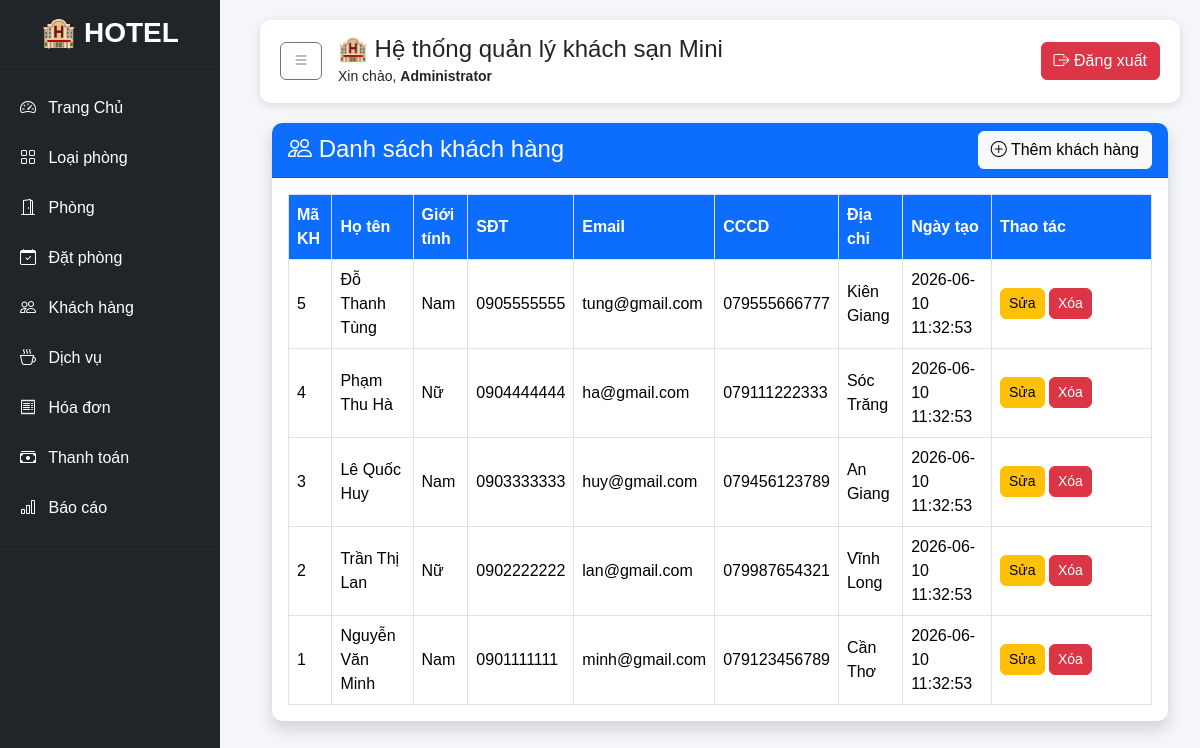
Screenshot of /modules/customers/index.php (signed in) with the database file from the repository.
### tables this page shows
CREATE TABLE customers (
    customer_id INT AUTO_INCREMENT PRIMARY KEY,
    full_name VARCHAR(100) NOT NULL,
    gender ENUM('Nam', 'Nữ', 'Khác'),
    phone VARCHAR(15),
    email VARCHAR(100),
    id_card VARCHAR(20),
    address TEXT,
    created_at DATETIME DEFAULT CURRENT_TIMESTAMP
);

### modules/customers/index.php (the view, shortened to what this page needs)
<?php
    include '../../config/database.php';
    include '../../includes/header.php';
    $sql = "SELECT * FROM customers ORDER BY customer_id DESC";
    $result = mysqli_query($conn, $sql);
?>
<div class="container-fluid">
    <div class="card shadow">
        <div class="card-header bg-primary text-white d-flex justify-content-between align-items-center">
            <h4 class="mb-0">
                <i class="bi bi-people"></i>
                Danh sách khách hàng
            </h4>
            <a href="create.php" class="btn btn-light">
                <i class="bi bi-plus-circle"></i>
                Thêm khách hàng
            </a>
        </div>
        <div class="card-body">
            <div class="table-responsive">
                <table class="table table-bordered table-hover align-middle">
                    <thead>
                        <tr>
                            <th>Mã KH</th>
                            <th>Họ tên</th>
                            <th>Giới tính</th>
                            <th>SĐT</th>
                            <th>Email</th>
                            <th>CCCD</th>
                            <th>Địa chỉ</th>
                            <th>Ngày tạo</th>
                            <th width="160">Thao tác</th>
                        </tr>
                    </thead>
                    <tbody>
                        <?php while($row = mysqli_fetch_assoc($result)) { ?>
                            <tr>
                                <td><?= $row['customer_id']; ?></td>
                                <td><?= $row['full_name']; ?></td>
                                <td><?= $row['gender']; ?></td>
                                <td><?= $row['phone']; ?></td>
                                <td><?= $row['email']; ?></td>
                                <td><?= $row['id_card']; ?></td>
                                <td><?= $row['address']; ?></td>
                                <td><?= $row['created_at']; ?></td>
                                <td>
                                    <a href="edit.php?id=<?= $row['customer_id']; ?>"
                                       class="btn btn-warning btn-sm">
                                        Sửa
                                    </a>
                                    <a href="delete.php?id=<?= $row['customer_id']; ?>"
                                       class="btn btn-danger btn-sm"
                                       onclick="return confirm('Bạn có chắc muốn xóa?')">
                                        Xóa
                                    </a>
                                </td>
                            </tr>
                        <?php } ?>
                    </tbody>
                </table>
            </div>
        </div>
    </div>
</div>
<?php include __DIR__ . '/../../includes/footer.php'; ?>

### assets/css/header.css (style rules this page uses)
body { margin:0; background:#f4f6f9; font-family:Arial, Helvetica, sans-serif; overflow-x:hidden; }
.card { border:none; border-radius:10px; overflow:hidden; box-shadow:0 2px 8px rgba(0,0,0,.12); }
.table { margin-bottom:0; }
.table thead th { background:#0d6efd; color:white; }
.table td, .table th { vertical-align:middle; }
.table-responsive { overflow-x:auto; }
.btn { border-radius:6px; }

### rows the page displays
customers: customer_id "5", full_name "Đỗ Thanh Tùng", gender "Nam", phone "0905555555", email "tung@gmail.com", id_card "079555666777", address "Kiên Giang", created_at "2026-06-10 11:32:53"
customers: customer_id "4", full_name "Phạm Thu Hà", gender "Nữ", phone "0904444444", email "ha@gmail.com", id_card "079111222333", address "Sóc Trăng", created_at "2026-06-10 11:32:53"
customers: customer_id "3", full_name "Lê Quốc Huy", gender "Nam", phone "0903333333", email "huy@gmail.com", id_card "079456123789", address "An Giang", created_at "2026-06-10 11:32:53"
customers: customer_id "2", full_name "Trần Thị Lan", gender "Nữ", phone "0902222222", email "lan@gmail.com", id_card "079987654321", address "Vĩnh Long", created_at "2026-06-10 11:32:53"
customers: customer_id "1", full_name "Nguyễn Văn Minh", gender "Nam", phone "0901111111", email "minh@gmail.com", id_card "079123456789", address "Cần Thơ", created_at "2026-06-10 11:32:53"

### other values shown
$_SESSION['full_name'] "Administrator"
